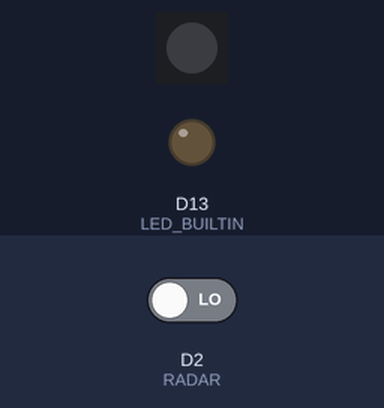
Bench run of a program on a simulated Adafruit Feather M0. Parts: 1 RGB LEDs in strip order, left to right, output pins drawn as LEDs (lit = HIGH). Dashed ring = blinking. Inputs (shaded band) come from the test bench; at power-on: D2 (RADAR) LOW. Dim RGB values are drawn brighter than linear.

Above: at 0.1 s.
At 3.82 s:
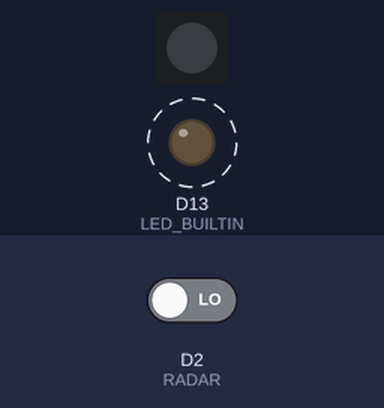
4.3 s: D2 (RADAR) driven HIGH
At 4.85 s:
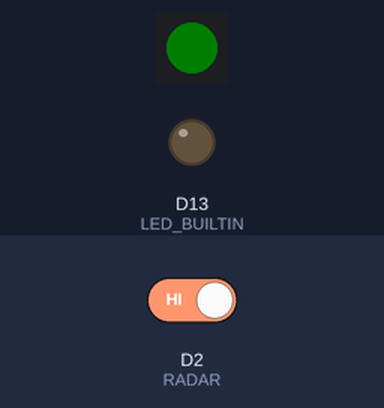
Timing chart, 0 to 13.3 s (numbered marks = the images above; inputs shaded):
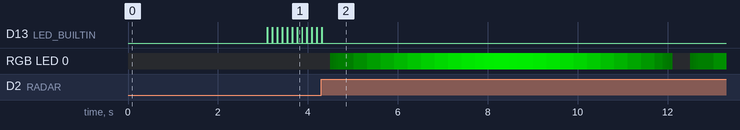

The program:

main.cpp
```cpp
#include "Arduino.h"
#include <Adafruit_DotStar.h>

#define LED_BUILTIN 13

#define NUMPIXELS  1
#define DATAPIN    7
#define CLOCKPIN   8
Adafruit_DotStar strip(NUMPIXELS, DATAPIN, CLOCKPIN, DOTSTAR_BRG);

#define RADAR 2

#define RUN_LENGTH 480000
#define INITIAL_PULSE_WIDTH 8000
#define PULSE_INCREMENT 100
#define MAX_BRIGHTNESS 100

int running = 0;
unsigned long startTime;
unsigned long pulseStartTime;
unsigned long pulseDuration = INITIAL_PULSE_WIDTH;

void setup() {
    Serial.begin(9600);
    pinMode(LED_BUILTIN, OUTPUT);
    pinMode (RADAR, INPUT);
    strip.begin(); // Initialize pins for output
    for(int i=0; i<strip.numPixels(); i++) {
        strip.setPixelColor(i, 0,255,0);
    }
    strip.setBrightness(0);
    strip.show();  // Turn all LEDs off ASAP
    delay(3000);
}

void setBrightness(int b) {
    strip.setBrightness(b);
    strip.show();
}

void startPulse() {
    pulseStartTime = millis();
}

void start() {
    startTime = millis();
    pulseDuration = INITIAL_PULSE_WIDTH;
    startPulse();
}

void loop() {
    if (running) {
        unsigned long curTime = millis();
        unsigned long timePassed = curTime - pulseStartTime;
        if (timePassed > pulseDuration) {
            pulseDuration = pulseDuration + PULSE_INCREMENT;
            if (curTime - startTime > RUN_LENGTH) {
                running = 0;
                return;
            }
            startPulse();
        } else {
            setBrightness((1-cos(2 * 3.15 * timePassed / pulseDuration))*MAX_BRIGHTNESS);
        }
    } else {
        strip.setBrightness(0);
        delay(100);

        digitalWrite(LED_BUILTIN, HIGH);
        delay(10);
        digitalWrite(LED_BUILTIN, LOW);

        running = digitalRead(RADAR);
        if (running) {
            start();
        }
    }
}
```

Measured:
- after the input at 4.3 s, D13 (LED_BUILTIN): goes on until 4.3 s, then stays LOW
- by itself, D13 (LED_BUILTIN): alternates HIGH for 0.01 s and LOW for 0.10 s
